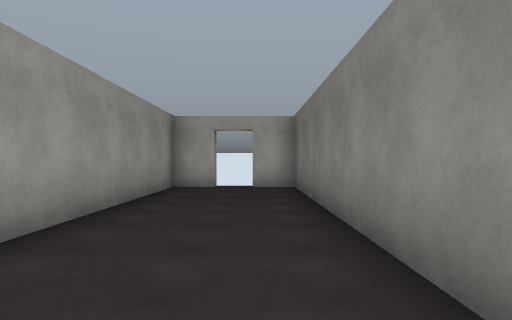
view 1 (above)

24 first-person views from a walk through a Unity game level. The camera is 1.5 m above the floor, looks level and sees 75° across. The floor is counted in squares, 2 m on a side. Each view is taken from the middle of a square. On the plan, view 1 faces up. The plan holds only what a view shows up to about 11 squares ahead; the rest is blank. The place goes on beyond the plan. The player is left out. Some surface patterns are stand-ins.

view 2
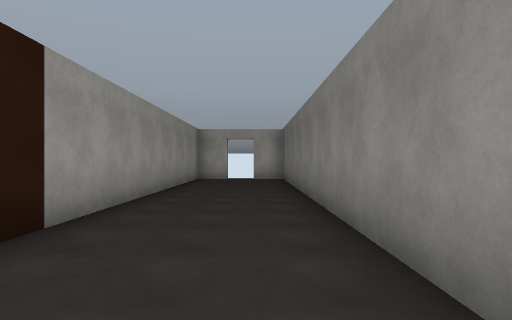

view 3
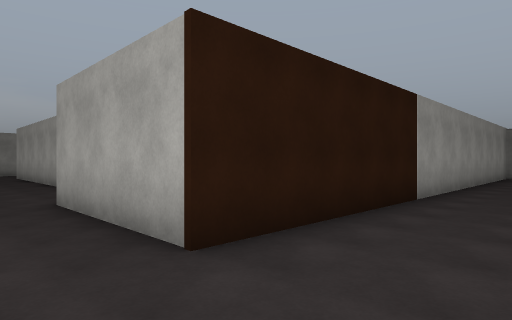

view 4
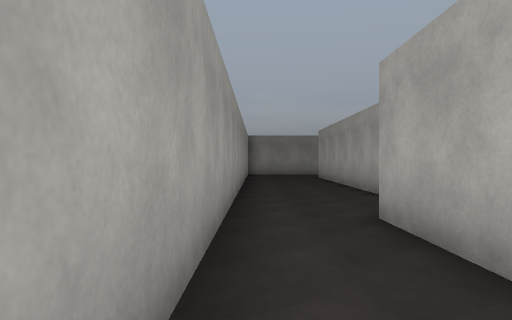

view 5
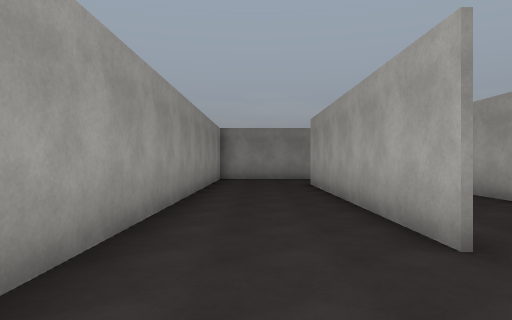

view 6
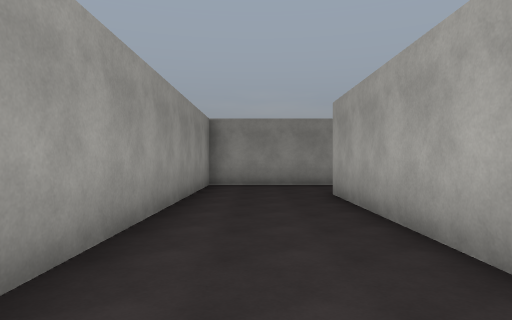

view 7
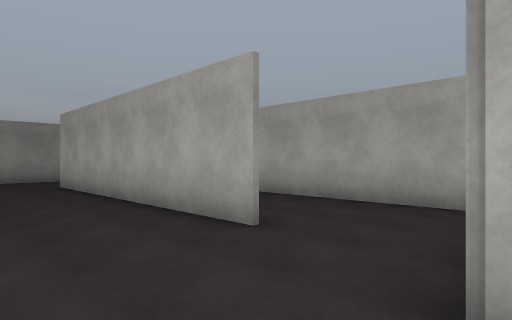

view 8
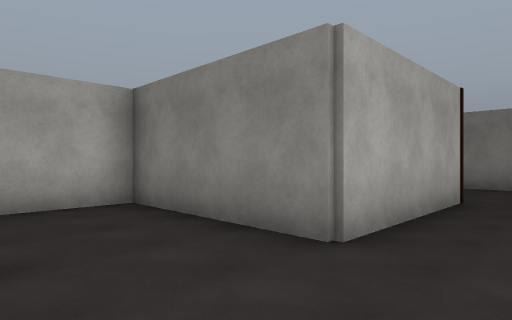

view 9
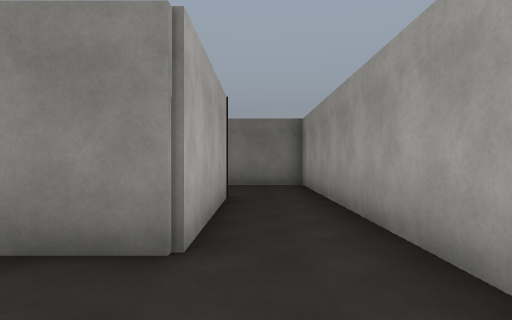

view 10
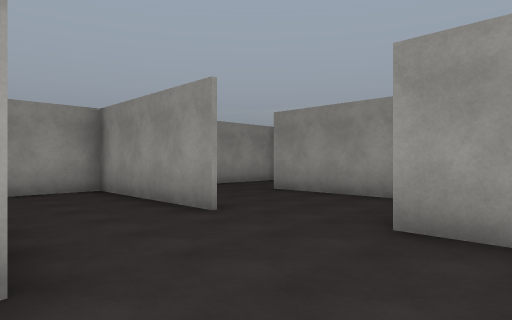

view 11
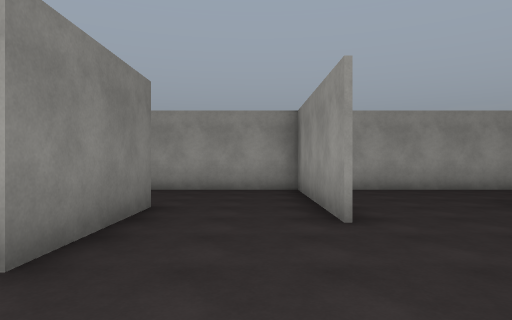

view 12
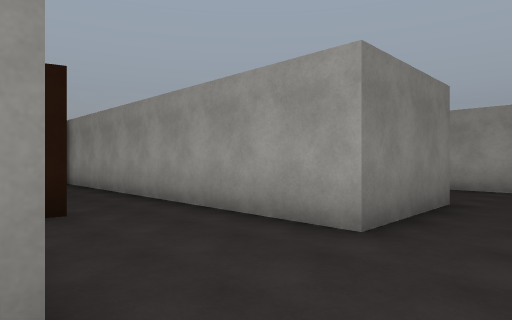

view 13
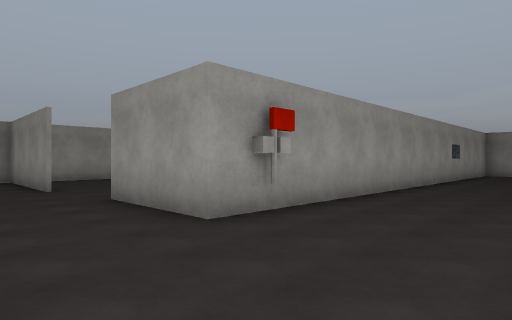

view 14
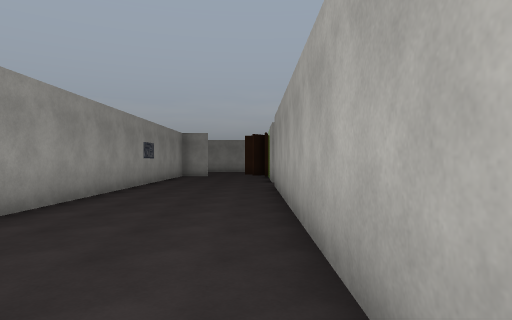

view 15
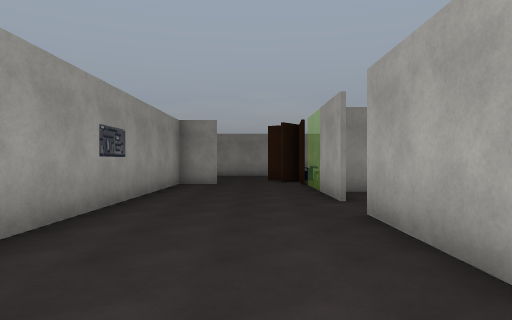

view 16
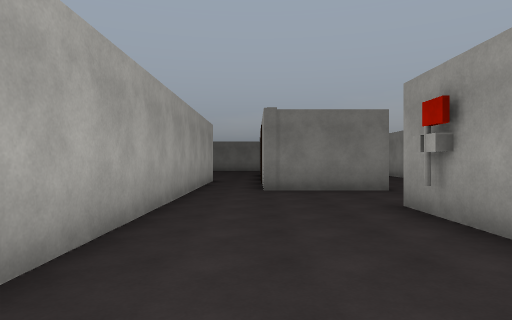

view 17
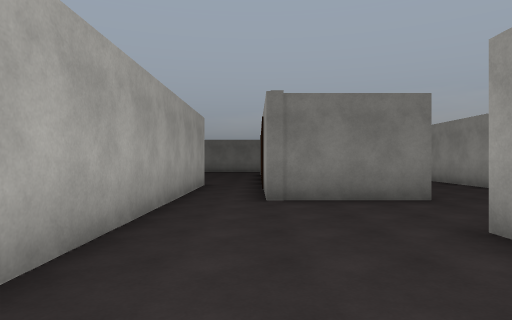

view 18
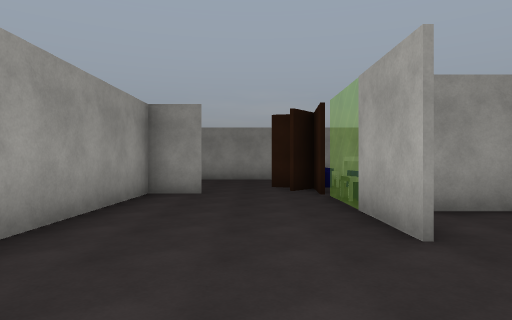

view 19
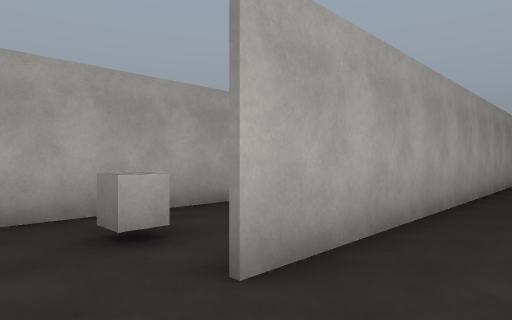

view 20
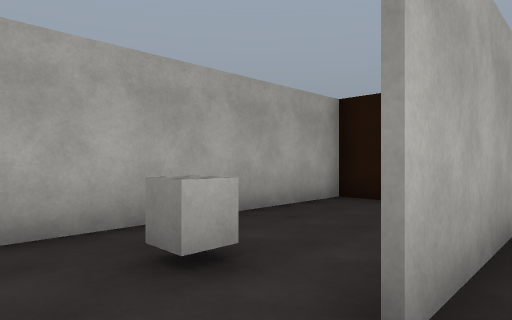

view 21
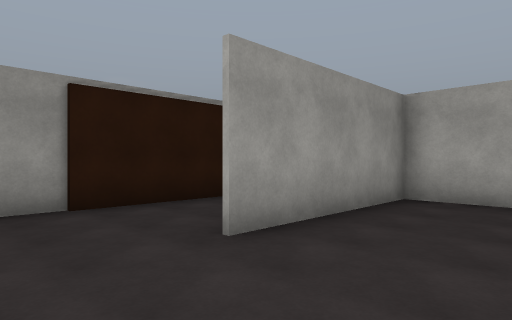

view 22
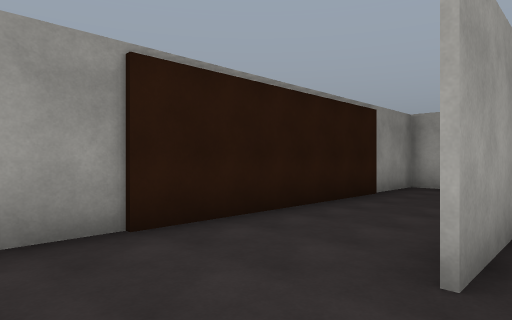

view 23
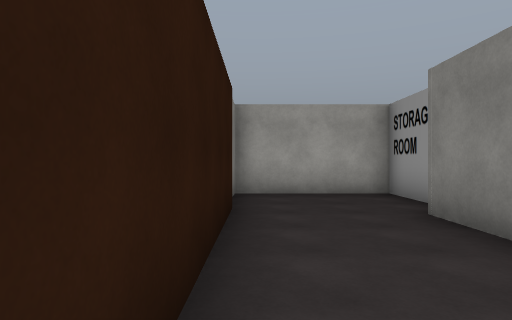

view 24
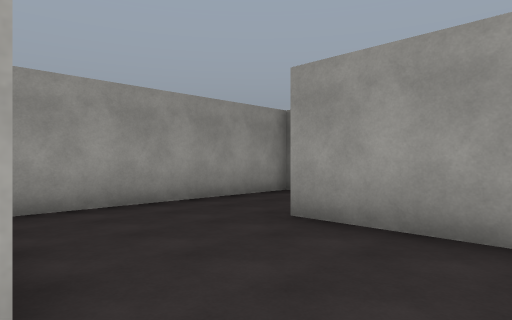

### Floor plan
Points are (right, up) in squares from view 1. A wall is a line through its corners. A room is listed if a view was taken in it or the views show most of it. See-through windows are left out.
Room 1 (views 1, 2, 3, 4, 5, 6, 7, 8, 9)
walls: (-8.6, -4.3) (-16.3, -4.3); (1.1, -2.6) (1.1, 9.2) (-0.1, 9.2); (-19.1, -4.6) (-19.1, -7.5); (-18.9, -7.4) (1.1, -7.4) (1.1, -4.6); (-1.2, 9.2) (-2.3, 9.2) (-2.3, -5.4) (-6.4, -5.4) (-6.4, -4.4)
ways out: opening at (-17.5, -3.5) to room 2; opening at (-7.5, -4) to room 4
Room 2 (views 10, 11, 21, 22, 23, 24)
walls: (-19.1, -2.9) (-19.1, -4.6); (-20.8, -0.5) (-22.5, -0.5) (-22.5, -4.9); (-22.6, -2) (-22.6, -0.4); (-19.6, 1.4) (-19.6, -0.5); (-22, 0.8) (-22, 2.5) (-25.4, 2.5) (-25.4, -7.4) (-18.9, -7.4); (-16.3, -4.3) (-16.3, -1.2) (-11.6, -1.2)
ways out: opening at (-17.5, -3.5) to room 1; opening at (-18.5, 2) to room 3; opening at (-11, 0)
Room 3 (views 12, 13, 14, 15, 16, 17, 18, 19, 20)
walls: (-31, 6.5) (-33, 6.5); (-35.4, 3.9) (-35.4, 2.6) (-19.6, 2.6) (-19.6, 1.4); (-16.8, 1.6) (-16.8, 4.8) (-14.2, 4.8); (-36.4, 6.2) (-36.1, 5.9); (-13.1, 6.5) (-29.6, 6.5)
ways out: opening at (-18.5, 2) to room 2; opening at (-30.5, 7) to room 5; opening at (-36, 4.5); opening at (-29, 3)
objects: other object (-35, 7); other object (-21, 3)
Room 4 (no view inside)
walls: (-6.4, -4.4) (-6.4, -1.3) (-13.2, -1.3)
ways out: opening at (-7.5, -4) to room 1
Room 5 (no view inside)
walls: (-32.9, 8.8) (-32.9, 7.1); (-24.9, 9.6) (-30.6, 9.6)
ways out: opening at (-30.5, 7) to room 3
objects: cube (-30, 8) to (-29, 8)

Where each view was taken, in squares from view 1:
view 1: 0 up, 0 right, facing up
view 2: 4 down, 0 right, facing up
view 3: 7 down, 0 right, facing up-left
view 4: 7 down, 2 left, facing left
view 5: 6 down, 6 left, facing left
view 6: 6 down, 9 left, facing left
view 7: 7 down, 6 left, facing up-left
view 8: 7 down, 9 left, facing up-right
view 9: 6 down, 9 left, facing right
view 10: 1 up, 16 left, facing down-left
view 11: 1 up, 18 left, facing down
view 12: 2 up, 18 left, facing down-right
view 13: 6 up, 17 left, facing down-left
view 14: 6 up, 20 left, facing left
view 15: 5 up, 25 left, facing left
view 16: 5 up, 25 left, facing right
view 17: 5 up, 23 left, facing right
view 18: 5 up, 28 left, facing left
view 19: 5 up, 31 left, facing up-right
view 20: 6 up, 31 left, facing up-right
view 21: 7 down, 20 left, facing up-left
view 22: 7 down, 22 left, facing up-left
view 23: 5 down, 25 left, facing up
view 24: 2 down, 19 left, facing down-left
